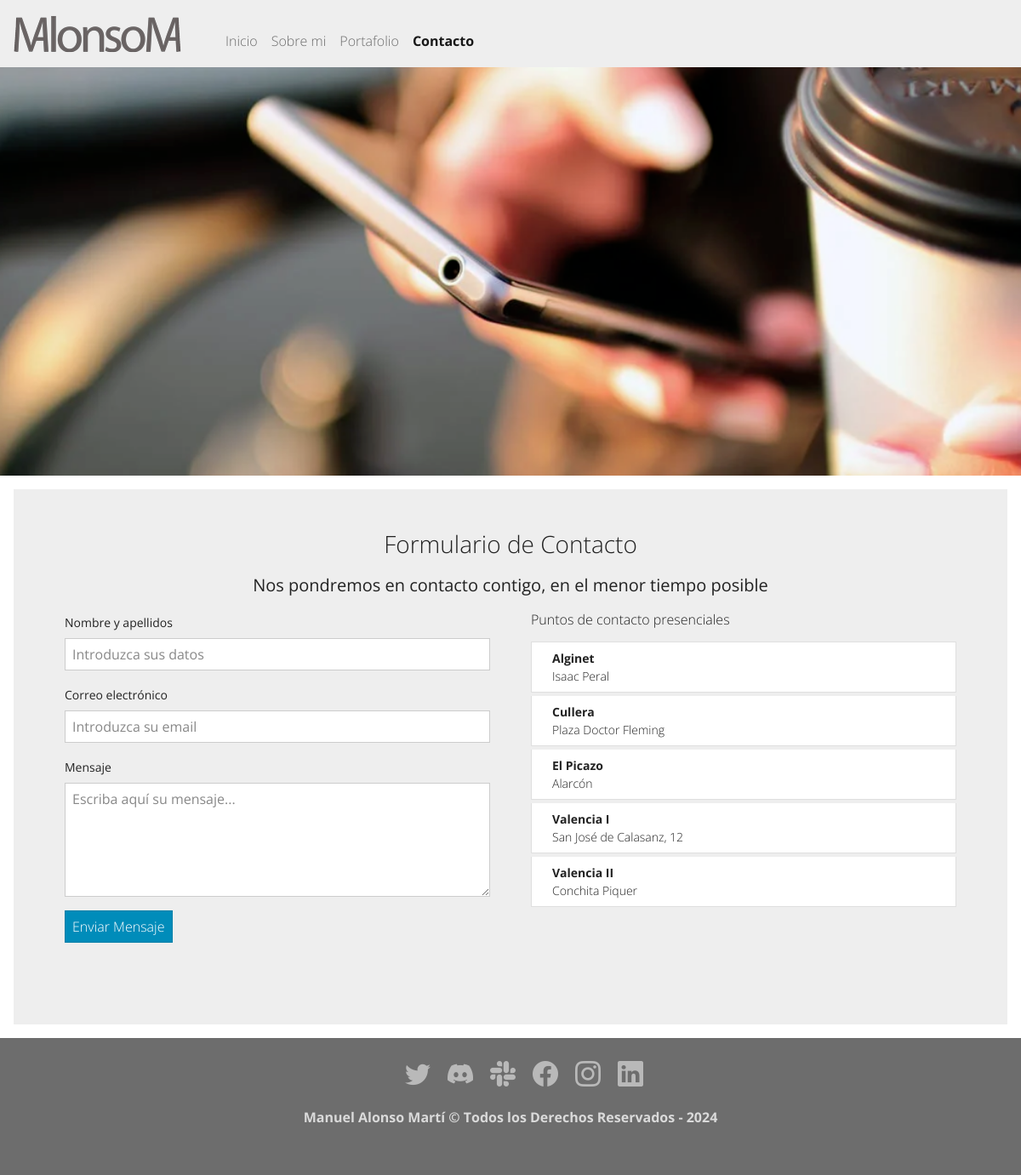
/contact/, run on an earlier commit of the app's database.
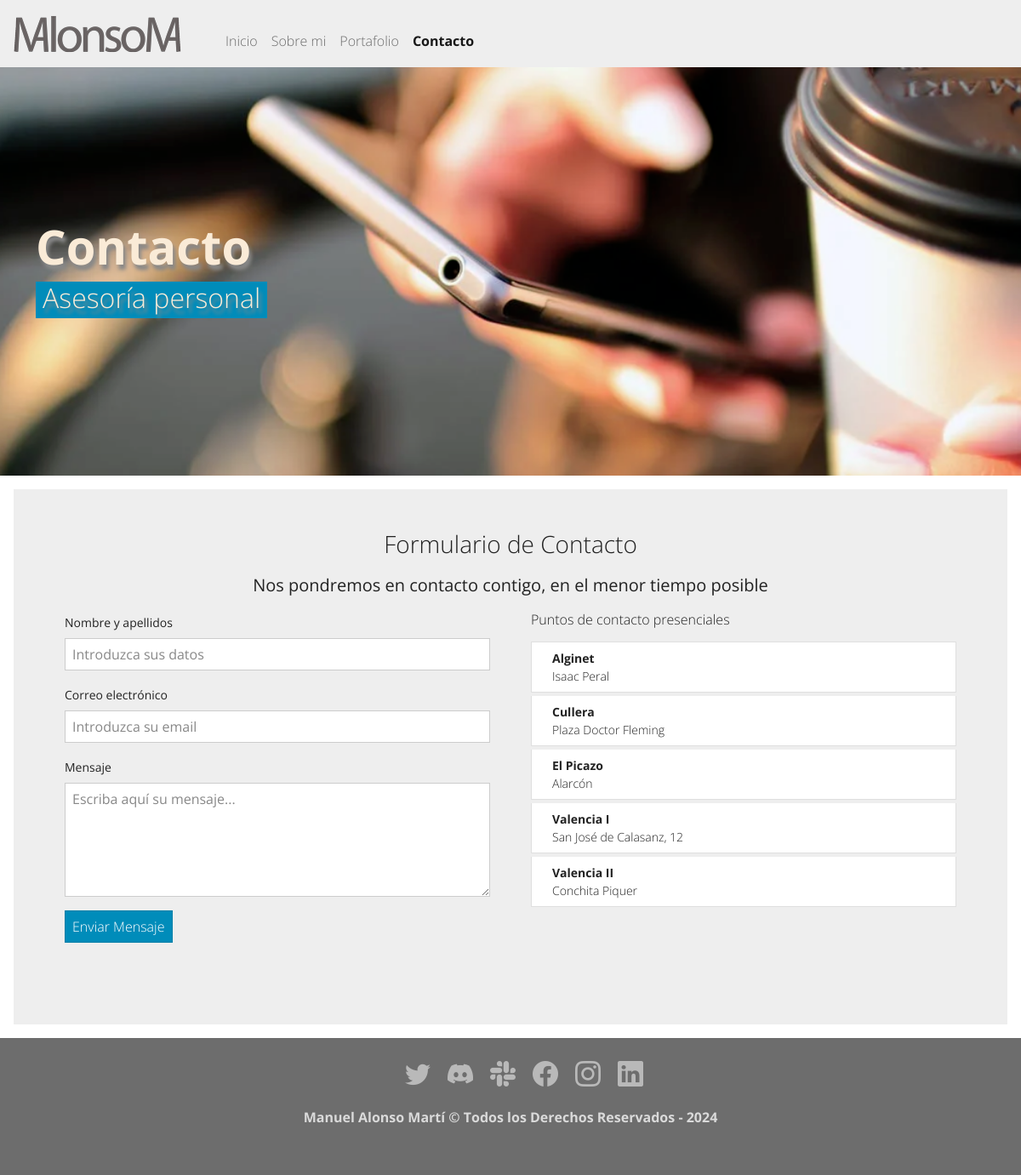
And on a later commit of the database.
### contact/models.py (models this page shows, shortened)
class Location(models.Model):
    name = models.CharField(max_length=250, verbose_name='Nombre localización')
    address = models.CharField(max_length=250, verbose_name='Dirección')
    lat = models.FloatField(verbose_name='Latitud')
    lng = models.FloatField(verbose_name='Longitud')
    class Meta:
        verbose_name = 'Localización'
        verbose_name_plural = 'Localizaciones'
        ordering = ['name']

### backgrounds/models.py (models this page shows, shortened)
class BackgroundImage(models.Model):
    name= models.CharField(unique=True,max_length=150, verbose_name='Nombre')
    image=models.ImageField(storage=OverwriteStorage(),upload_to=profile_picture_path,verbose_name='Imagen')
    title = models.CharField(max_length=100, blank=True, null=True, verbose_name='titular')
    subtitle = models.CharField(max_length=100, blank=True, null=True, verbose_name='subtitular')
    sentence = models.TextField(max_length=400, blank=True, null=True, verbose_name='Frase')
    created = models.DateTimeField(verbose_name="Fecha de Creación", auto_now=False, auto_now_add=True)
    updated = models.DateTimeField(auto_now=True, verbose_name='Fecha Modificación')
    class Meta:
        verbose_name = 'titular e imagen de fondo'
        verbose_name_plural = 'titulares e imágenes de fondo'

### contact/views.py (the view, shortened to what this page needs)
# urls.py: path('', contact, name='contact'),
def contact(request):
    contact_form = ContactForm()
    locations = Location.objects.all()
    initialMap = folium.Map(location=[39.4873809,-0.9086], zoom_start=9, maxheight=1000)
    latitudes = [location.lat for location in locations]
    longitudes = [location.lng for location in locations]
    popups = [location.name for location in locations]
    FastMarkerCluster(data=list(zip(latitudes, longitudes, popups))).add_to(initialMap)
    backgrounds=BackgroundImage.objects.all()
    return render(request, 'contact/contact.html', {'form':contact_form,'map':initialMap._repr_html_(), 'locations':locations, 'backgrounds':backgrounds})

### contact/forms.py
class ContactForm(forms.Form):
    name = forms.CharField(label='Nombre y Apellido', required=True, min_length=5, max_length=25, widget=forms.TextInput(attrs={'class':'form-control', 'placeholder':'Introduzca sus datos'}))
    email = forms.EmailField(label='Correo Electrónico', required=True, max_length=100, widget=forms.EmailInput(attrs={'class':'form-control', 'placeholder':'Introduzca su email'}))
    message = forms.CharField(label='Mensaje', required=True, widget=forms.Textarea(attrs={'class':'form-control', 'placeholder':'Escriba aquí su mensaje...','rows':5}))

### redsocial/processors.py (called while the page is built)
def ctx_dict(request):
    ctx = {}
    links = Link.objects.all()
    for link in links:
        ctx[link.key] = link.url
    return ctx

### contact/templates/contact/contact.html (shortened to what this page needs)
{% extends 'core/base.html' %}
{% load static%}
{% block image-header %} contact {% endblock %}
{% block title-header %}
{% for background in backgrounds %}
    {% if background.name == "contact" %}
        <div>
            <h1 class="display-4 fw-bold">{{background.title}}</h1>
        </div>
        <div>
            <h3 class="fs-2 bg-primary d-inline-block px-2 pb-1">{{background.subtitle}}</h3>
        </div>
    {% endif %}
{% endfor %}
{% endblock %}
{% block content %}
    <h3 class="text-center">Formulario de Contacto</h3>
    <p class="fs-5 text-center px-5 mt-3 mb-3">Nos pondremos en contacto contigo, en el menor tiempo posible</p>
    <div class="row gx-5">
        <div class="col-md-6 ">
            <form action="" method="POST">
                <div class="mb-3">
                    <label for="name" class="form-label">Nombre y apellidos</label>
                    {{ form.name }}
                </div>
                <div class="mb-3">
                    <label for="email" class="form-label">Correo electrónico</label>
                    {{ form.email }}
                </div>
                <div class="mb-3">
                    <label for="message" class="form-label">Mensaje</label>
                    {{ form.message }}
                </div>
                <input class="btn btn-primary mb-5" type="submit" value="Enviar Mensaje" {% if 'ok' in request.GET %}disabled{% endif %}{% if 'error' in request.GET %}disabled{% endif %}>
            </form>
        </div>
        <div class="col-md-6">
            <h6 class="mb-3">Puntos de contacto presenciales</h6>
            <ol class="list-group ">
                {% for location in locations %}
                <li class="list-group-item d-flex justify-content-between align-items-start mb-1">
                    <div class="ms-2 me-auto">
                    <div class="fw-bold">{{ location.name }}</div>
                    {{ location.address }}
                    </div>
                </li>
                {% endfor %}
            </ol>
        </div>
    </div>
{% endblock %}

What changed in the data, as far as the page shows it:
added BackgroundImage: title "Contacto", subtitle "Asesoría personal"
